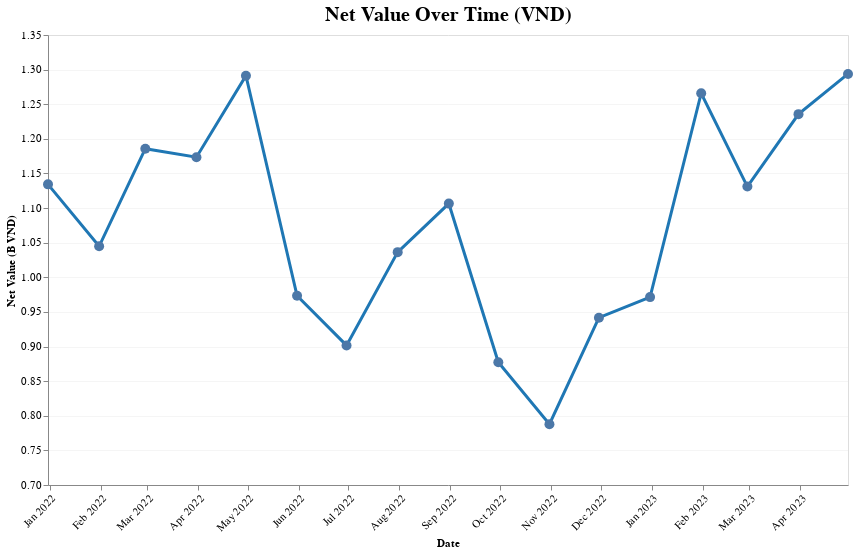

Express this chart as Vega-Lite.
### Vega-Lite specification from a JSON file in a GitHub repository (floating-point values rounded to 4 significant figures)
{"$schema": "https://vega.github.io/schema/vega-lite/v5.json", "title": {"text": "Net Value Over Time (VND)", "fontSize": 20, "font": "sans-serif"}, "description": "Time series chart showing net value trends", "width": 800, "height": 450, "data": {"values": [{"time": "2021-12-31", "net_value": 1134278121}, {"time": "2022-01-31", "net_value": 1044784910}, {"time": "2022-02-28", "net_value": 1185734461}, {"time": "2022-03-31", "net_value": 1173471911}, {"time": "2022-04-30", "net_value": 1291163479}, {"time": "2022-05-31", "net_value": 973389774}, {"time": "2022-06-30", "net_value": 901599824}, {"time": "2022-07-31", "net_value": 1036351639}, {"time": "2022-08-31", "net_value": 1106480504}, {"time": "2022-09-30", "net_value": 877320792}, {"time": "2022-10-31", "net_value": 787745292}, {"time": "2022-11-30", "net_value": 941688864}, {"time": "2022-12-31", "net_value": 971410547}, {"time": "2023-01-31", "net_value": 1265850564}, {"time": "2023-02-28", "net_value": 1131058087}, {"time": "2023-03-31", "net_value": 1235703124}, {"time": "2023-04-30", "net_value": 1293777439}]}, "transform": [{"calculate": "datum.net_value / 1000000000", "as": "net_value_billions"}], "mark": {"type": "line", "point": {"filled": true, "size": 100}, "strokeWidth": 3, "color": "#1f77b4", "tooltip": true}, "encoding": {"x": {"field": "time", "type": "temporal", "axis": {"title": "Date", "format": "%b %Y", "labelAngle": -45, "labelFontSize": 11, "grid": false}}, "y": {"field": "net_value_billions", "type": "quantitative", "axis": {"title": "Net Value (B VND)", "format": ".2f", "labelFontSize": 11, "grid": true, "gridOpacity": 0.3}, "scale": {"domain": [0.7, 1.35], "nice": true}}, "tooltip": [{"field": "time", "type": "temporal", "title": "Date", "format": "%B %d, %Y"}, {"field": "net_value", "type": "quantitative", "title": "Net Value (VND)", "format": ",.0f"}]}}
